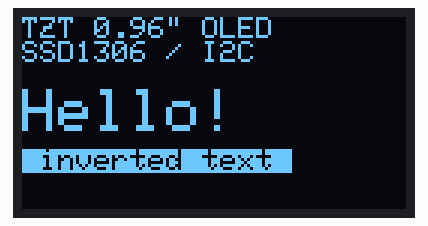
The sketch below on a simulated Arduino Uno, built with avr-gcc and run on an emulated ATmega328P. Shown: 128×64 one-colour display.

Above: at 0.1 s.
At 2.1 s:
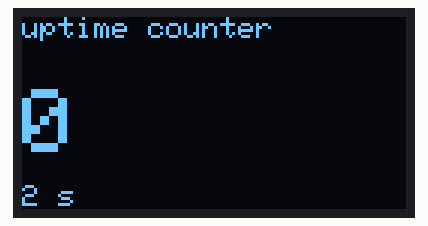
At 11.1 s:
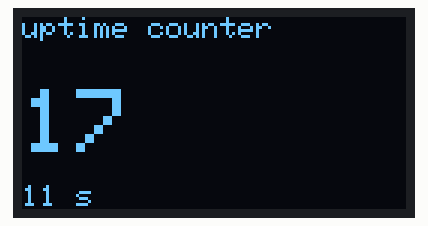
At 20.6 s:
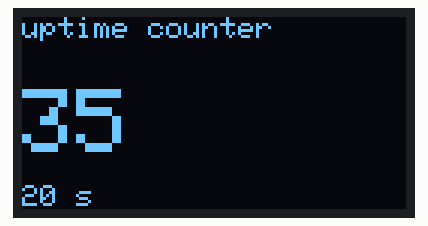
At 29.6 s:
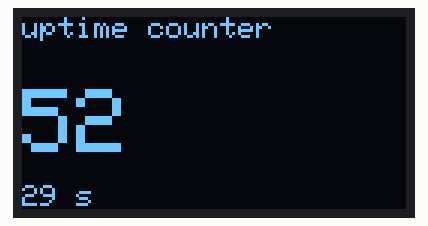
At 39.2 s:
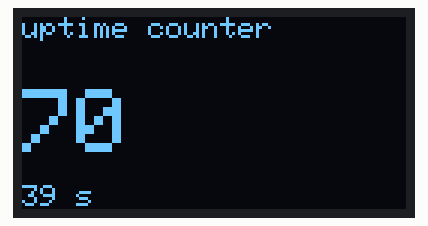

Measured:
- what the display in image 1 shows lasts 0.5 s, from 2.1 s to 2.6 s

The sketch:

02_hello_oled.ino
```cpp
/*
 * 02_hello_oled - Adafruit_SSD1306 기본 출력
 *
 * 텍스트 크기, 반전, 커서 위치, 카운터 갱신까지 한 화면에서 확인한다.
 *
 * 라이브러리: Adafruit SSD1306, Adafruit GFX Library, Adafruit BusIO
 *
 * 주의(Uno): Adafruit_SSD1306은 128*64/8 = 1024바이트 프레임버퍼를 잡는다.
 * 이건 begin() 안에서 malloc으로 할당되므로 컴파일 결과의 "전역 변수" 수치에
 * 나타나지 않는다. 이 스케치는 전역 527바이트로 보고되지만 런타임에는
 * 힙에서 1024바이트를 더 먹어 실제 여유는 500바이트 수준이다.
 * (실측: 라이브러리 소스 Adafruit_SSD1306.cpp:499)
 * 컴파일은 되는데 실행 중 화면이 안 켜지거나 리셋되면 이 malloc이 실패한 것이다.
 * 그 경우 04_u8g2_bigfont의 페이지 버퍼 모드로 옮길 것.
 */

#include <Wire.h>
#include <Adafruit_GFX.h>
#include <Adafruit_SSD1306.h>

#define SCREEN_WIDTH 128
#define SCREEN_HEIGHT 64
#define OLED_RESET -1     // I2C 모듈은 RESET 핀이 없으므로 -1
#define SCREEN_ADDRESS 0x3C  // 01_i2c_scanner 결과에 맞출 것 (0x3C 또는 0x3D)

Adafruit_SSD1306 display(SCREEN_WIDTH, SCREEN_HEIGHT, &Wire, OLED_RESET);

void setup() {
  Serial.begin(9600);

  // 두 번째 인자 true는 라이브러리가 내부 charge pump를 켜라는 뜻.
  // TZT 모듈처럼 외부 전원 없는 보드는 반드시 true여야 화면이 켜진다.
  if (!display.begin(SSD1306_SWITCHCAPVCC, SCREEN_ADDRESS)) {
    Serial.println(F("SSD1306 init failed - check address/wiring"));
    for (;;) {
      ;  // 여기서 멈춘다. 01_i2c_scanner로 돌아갈 것.
    }
  }

  display.clearDisplay();

  display.setTextColor(SSD1306_WHITE);

  display.setTextSize(1);
  display.setCursor(0, 0);
  display.println(F("TZT 0.96\" OLED"));
  display.println(F("SSD1306 / I2C"));

  display.setTextSize(2);
  display.setCursor(0, 24);
  display.println(F("Hello!"));

  // 반전 텍스트: 배경색과 전경색을 뒤집어 지정
  display.setTextSize(1);
  display.setTextColor(SSD1306_BLACK, SSD1306_WHITE);
  display.setCursor(0, 44);
  display.print(F(" inverted text "));
  display.setTextColor(SSD1306_WHITE);

  // display()를 호출해야 RAM 버퍼가 실제 패널로 전송된다.
  display.display();

  delay(2000);
}

void loop() {
  static unsigned long counter = 0;

  display.clearDisplay();

  display.setTextSize(1);
  display.setCursor(0, 0);
  display.println(F("uptime counter"));

  display.setTextSize(3);
  display.setCursor(0, 24);
  display.print(counter);

  display.setTextSize(1);
  display.setCursor(0, 56);
  display.print(millis() / 1000);
  display.print(F(" s"));

  display.display();

  counter++;
  delay(500);
}
```
